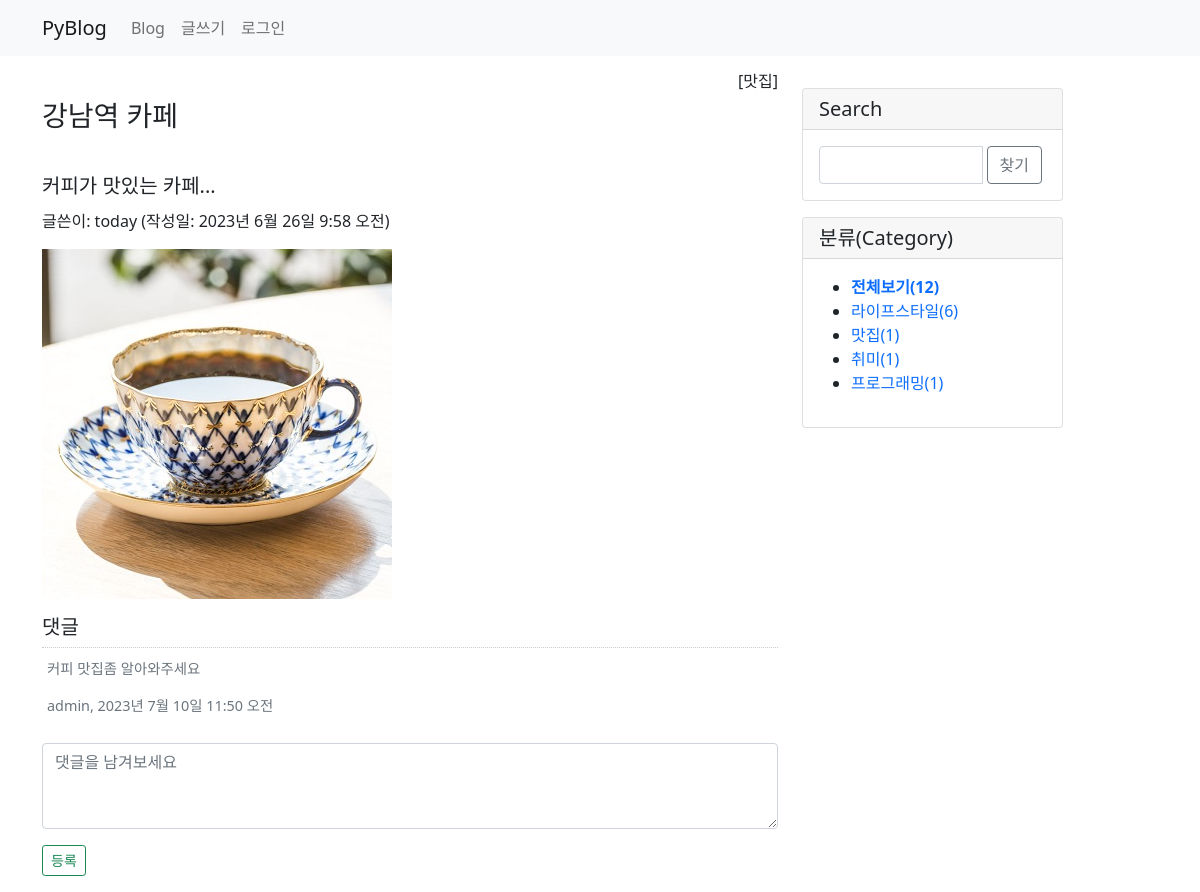
Page /blog/8/ on the committed database.
### blog/models.py (models this page shows, shortened)
class Post(models.Model):
    author = models.ForeignKey(User, on_delete=models.CASCADE)
    title = models.CharField(max_length=100)  #제목
    content = models.TextField()              #내용
    pub_date = models.DateTimeField()         #발행일
    modify_date = models.DateTimeField(null=True, blank=True) #입력 폼이 비어도 됨
    photo = models.ImageField(upload_to='blog/images/%Y/%m/%d/',
                    null=True, blank=True)  #null 허용, 파일을 첨부하지 않을수 있음
    file = models.FileField(upload_to='blog/files/%Y/%m/%d/',
                    null=True, blank=True)
    category = models.ForeignKey(Category, null=True, blank=True,
                    on_delete=models.SET_NULL)

class Category(models.Model):
    name = models.CharField(max_length=50, unique=True)
    slug = models.SlugField(max_length=200, unique=True,
                allow_unicode=True)
    def __str__(self):
        return self.name
    def get_absolute_url(self):
        return reverse('blog:category_page', args=[self.slug])
    class Meta:
        ordering = ['name']  # 이름순 정렬
        verbose_name = 'category'
        verbose_name_plural = 'categories'

class Comment(models.Model):
    author = models.ForeignKey(User, on_delete=models.CASCADE)
    content = models.TextField()
    pub_date = models.DateTimeField()
    modify_date = models.DateTimeField(null=True, blank=True)
    post = models.ForeignKey(Post, null=True, blank=True,
                             on_delete=models.CASCADE)

### blog/views.py (the view)
# urls.py: path('<int:post_id>/', views.detail, name='detail'), #상세 페이지
def detail(request, post_id):
    post = Post.objects.get(id=post_id)
    categories = Category.objects.all()  # 카테고리 전체 검색
    post_list = Post.objects.all()
    total_post = len(post_list)
    context = {
        'post': post,
        'categories': categories,
        'total_post': total_post
    }
    return render(request, 'blog/detail.html', context)

### templates/blog/detail.html (shortened to what this page needs)
{% extends 'base.html' %}
{% block content %}
    {% if post.category %}
        <h6 class="text-end">[{{ post.category }}]</h6>
    {% endif %}
    <h3>{{ post.title }}</h3>
    <h5 style="white-space: pre-line; line-height: 1.5">
        {{ post.content }}
    </h5>
    <p>글쓴이: {{ post.author }} (작성일: {{ post.pub_date }})</p>
    {% if post.photo %}
        <img src="{{ post.photo.url }}">
    {% endif %}
    <div class="mt-3">
        <h5>댓글</h5>
        {% for comment in post.comment_set.all %}
        <div class="comment text-muted">
            <span>{{ comment.content|linebreaks }}</span>
            <span>{{ comment.author }}, {{ comment.pub_date }}
            </span>
        </div>
        {% endfor %}
    </div>
    <div>
        <form action="{% url 'blog:comment_create' post.id %}" method="post">
            <div class="form-group">
                <textarea name="content" rows="3"
                          placeholder="댓글을 남겨보세요"
                          class="form-control my-3"></textarea>
                <button type="submit"
                        class="btn btn-sm btn-outline-success">등록</button>
            </div>
        </form>
    </div>
{% endblock %}

### templates/base.html (shortened to what this page needs)
<!DOCTYPE html>
<html lang="en">
{% load static %}
<head>
    <link rel="stylesheet" href="{% static 'blog/css/bootstrap.css' %}">
    <link rel="stylesheet" href="{% static 'blog/css/style.css' %}">
</head>
<body>
{% include 'navbar.html' %}
<div class="container my-3">
    <div class="row">
        <div class="col-8">
            {% block content %}
            {% endblock %}
        </div>
        <div class="col-4 col-lg-3">
            <div class="card my-3">
                <h5 class="card-header">Search</h5>
                <div class="card-body">
                    <div class="input-group">
                        <input type="text" class="kw form-control"
                                value="{{ kw }}">
                        <div class="input-group-append mx-1">
                            <button type="button" id="btn_search"
                                class="btn btn-outline-secondary">찾기</button>
                        </div>
                    </div>
                </div>
            </div>
            <div class="card my-3">
                <h5 class="card-header">분류(Category)</h5>
                <div class="card-body">
                    <ul>
                        <li>
                            <a href="{% url 'blog:post_list' %}">
                                {% if not current_category %}
                                    <b>전체보기({{ total_post }})</b>
                                {% else %}
                                    전체보기({{ total_post }})
                                {% endif %}
                            </a>
                        </li>
                        {% for category in categories %}
                            {% if current_category.slug == category.slug %}
                            <li style="background: #ff0">
                                <a href="{{ category.get_absolute_url }}">
                                {{ category.name }}({{ category.post_set.count }})
                                </a>
                            </li>
                            {% else %}
                            <li>
                                <a href="{{ category.get_absolute_url }}">
                                {{ category.name }}({{ category.post_set.count }})
                                </a>
                            </li>
                            {% endif %}
                        {% endfor %}
                    </ul>
                </div>
            </div>
        </div>
    </div>
</div>
</body>
</html>

### static/blog/css/style.css (style rules this page uses)
a { text-decoration: none; }
.comment { border-top: 1px dotted #ccc; padding: 10px 5px; font-size: 0.9em; }

### rows in the picture
Post: category "맛집", title "강남역 카페", content "커피가 맛있는 카페...", author "today", pub_date "2023년 6월 26일 9:58 오전", photo (picture)
Comment: content "커피 맛집좀 알아와주세요", author "admin", pub_date "2023년 7월 10일 11:50 오전"
Category: name "라이프스타일", post_set.count "6"
Category: name "맛집", post_set.count "1"
Category: name "취미", post_set.count "1"
Category: name "프로그래밍", post_set.count "1"

### other values in the picture
{{ total_post }} "12"
